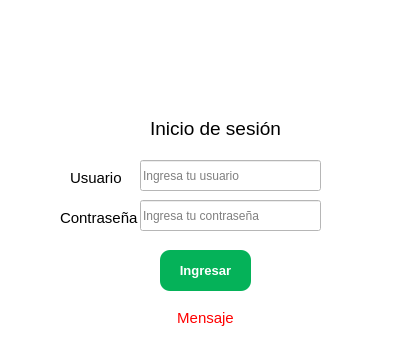
<?xml version="1.0" encoding="UTF-8"?>
<ui version="4.0">
 <class>form_login</class>
 <widget class="QDialog" name="form_login">
  <property name="geometry">
   <rect>
    <x>0</x>
    <y>0</y>
    <width>401</width>
    <height>342</height>
   </rect>
  </property>
  <property name="windowTitle">
   <string>Dialog</string>
  </property>
  <property name="styleSheet">
   <string notr="true">background-color: rgb(255, 255, 255);</string>
  </property>
  <widget class="QLabel" name="label">
   <property name="geometry">
    <rect>
     <x>70</x>
     <y>170</y>
     <width>131</width>
     <height>16</height>
    </rect>
   </property>
   <property name="font">
    <font>
     <pointsize>11</pointsize>
     <bold>false</bold>
    </font>
   </property>
   <property name="text">
    <string>Usuario</string>
   </property>
  </widget>
  <widget class="QLabel" name="label_2">
   <property name="geometry">
    <rect>
     <x>60</x>
     <y>210</y>
     <width>131</width>
     <height>16</height>
    </rect>
   </property>
   <property name="font">
    <font>
     <pointsize>11</pointsize>
     <bold>false</bold>
    </font>
   </property>
   <property name="text">
    <string>Contraseña</string>
   </property>
  </widget>
  <widget class="QLineEdit" name="input_user">
   <property name="geometry">
    <rect>
     <x>140</x>
     <y>160</y>
     <width>181</width>
     <height>31</height>
    </rect>
   </property>
   <property name="placeholderText">
    <string>Ingresa tu usuario</string>
   </property>
  </widget>
  <widget class="QLineEdit" name="input_password">
   <property name="geometry">
    <rect>
     <x>140</x>
     <y>200</y>
     <width>181</width>
     <height>31</height>
    </rect>
   </property>
   <property name="echoMode">
    <enum>QLineEdit::Password</enum>
   </property>
   <property name="placeholderText">
    <string>Ingresa tu contraseña</string>
   </property>
  </widget>
  <widget class="QLabel" name="label_3">
   <property name="geometry">
    <rect>
     <x>150</x>
     <y>120</y>
     <width>131</width>
     <height>16</height>
    </rect>
   </property>
   <property name="font">
    <font>
     <pointsize>14</pointsize>
     <bold>false</bold>
    </font>
   </property>
   <property name="text">
    <string>Inicio de sesión</string>
   </property>
  </widget>
  <widget class="QLabel" name="label_4">
   <property name="geometry">
    <rect>
     <x>100</x>
     <y>0</y>
     <width>221</width>
     <height>101</height>
    </rect>
   </property>
   <property name="text">
    <string/>
   </property>
   <property name="pixmap">
    <pixmap>../../../../../Downloads/imagenes/logo_banco.png</pixmap>
   </property>
   <property name="scaledContents">
    <bool>true</bool>
   </property>
  </widget>
  <widget class="QPushButton" name="btn_acceder">
   <property name="geometry">
    <rect>
     <x>160</x>
     <y>250</y>
     <width>91</width>
     <height>41</height>
    </rect>
   </property>
   <property name="font">
    <font>
     <pointsize>10</pointsize>
     <bold>true</bold>
    </font>
   </property>
   <property name="cursor">
    <cursorShape>OpenHandCursor</cursorShape>
   </property>
   <property name="styleSheet">
    <string notr="true">background-color: rgb(5, 178, 89);
color: white;
border: none;
border-radius: 10px;</string>
   </property>
   <property name="text">
    <string>Ingresar</string>
   </property>
  </widget>
  <widget class="QLabel" name="txt_error">
   <property name="geometry">
    <rect>
     <x>50</x>
     <y>310</y>
     <width>311</width>
     <height>16</height>
    </rect>
   </property>
   <property name="font">
    <font>
     <pointsize>11</pointsize>
     <bold>false</bold>
    </font>
   </property>
   <property name="styleSheet">
    <string notr="true">color: rgb(255, 0, 0);</string>
   </property>
   <property name="text">
    <string>Mensaje</string>
   </property>
   <property name="alignment">
    <set>Qt::AlignCenter</set>
   </property>
  </widget>
 </widget>
 <resources/>
 <connections/>
</ui>
